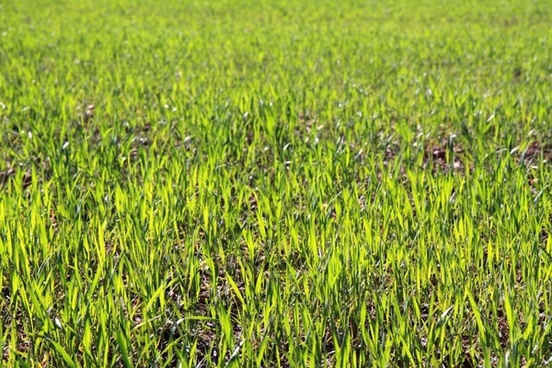
#> input picture 2.jpg, 552 x 368 px
$ python plot_orb.py
#> lines starting #> are read from the running program, lines starting #| are printed output that depends on the picture
"""
==========================================
ORB feature detector and binary descriptor
==========================================

This demonstrates the ORB feature detection and binary description
algorithm. It uses an oriented FAST detection method and the rotated BRIEF
descriptors.

"""
import matplotlib.image as mpimg
from skimage import data
from skimage import transform as tf
from skimage.feature import (match_descriptors, corner_harris,
                             corner_peaks, ORB, plot_matches)
from skimage.color import rgb2gray
import matplotlib.pyplot as plt


img1 = rgb2gray(mpimg.imread('2.jpg'))
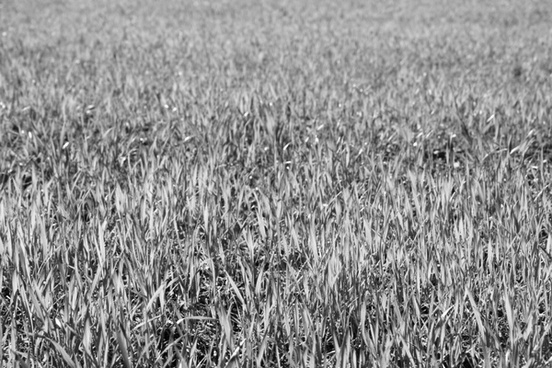
#> img1: shape (368, 552) float64; min 0.000833, max 0.999, mean 0.563
img2 = tf.rotate(img1, 180)
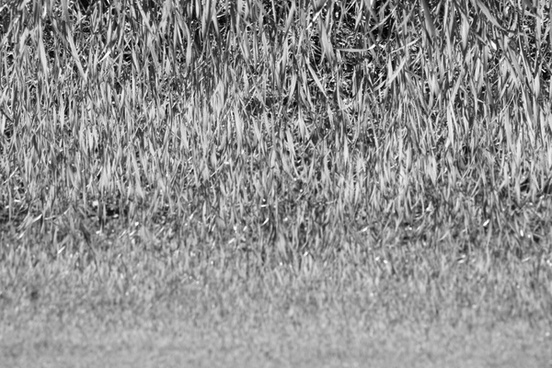
#> img2: shape (368, 552) float64; min 0.000833, max 0.999, mean 0.563
tform = tf.AffineTransform(scale=(1.3, 1.1), rotation=0.5,
                           translation=(0, -200))
img3 = tf.warp(img1, tform)
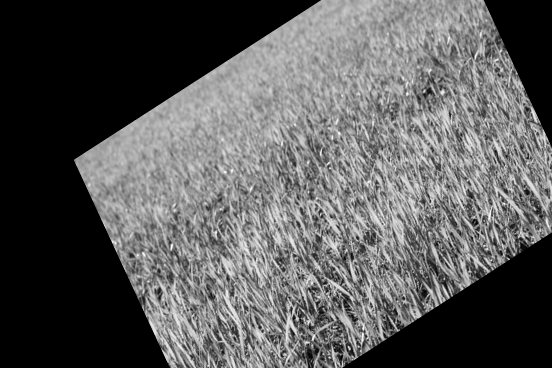
#> img3: shape (368, 552) float64; min 0, max 0.989, mean 0.353

descriptor_extractor = ORB(n_keypoints=200)

descriptor_extractor.detect_and_extract(img1)
keypoints1 = descriptor_extractor.keypoints
descriptors1 = descriptor_extractor.descriptors

descriptor_extractor.detect_and_extract(img2)
keypoints2 = descriptor_extractor.keypoints
descriptors2 = descriptor_extractor.descriptors

descriptor_extractor.detect_and_extract(img3)
keypoints3 = descriptor_extractor.keypoints
descriptors3 = descriptor_extractor.descriptors

matches12 = match_descriptors(descriptors1, descriptors2, cross_check=True)
matches13 = match_descriptors(descriptors1, descriptors3, cross_check=True)

fig, ax = plt.subplots(nrows=2, ncols=1)

plt.gray()

plot_matches(ax[0], img1, img2, keypoints1, keypoints2, matches12)
#> (this line was passed over: skimage is not available in this run)
ax[0].axis('off')
ax[0].set_title("Original Image vs. Transformed Image")

plot_matches(ax[1], img1, img3, keypoints1, keypoints3, matches13)
#> (this line was passed over: skimage is not available in this run)
ax[1].axis('off')
ax[1].set_title("Original Image vs. Transformed Image")


plt.show()
